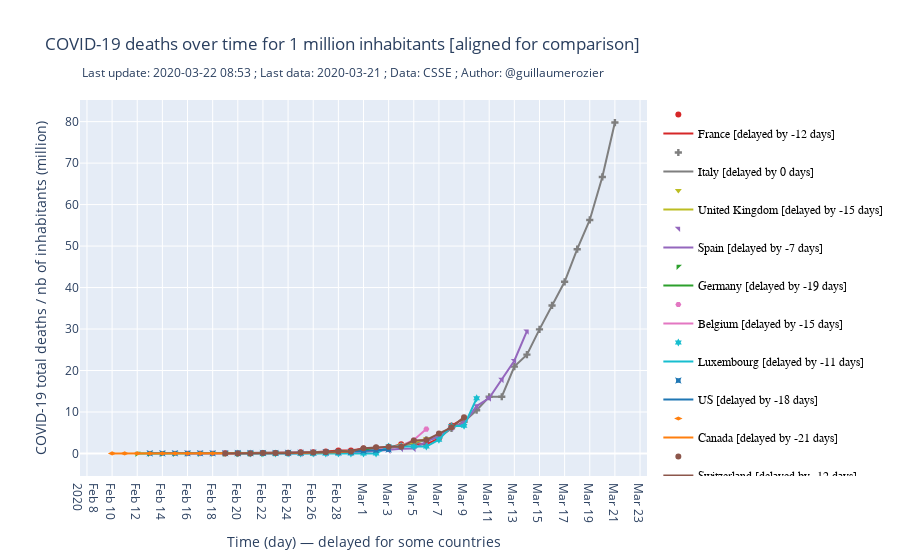

The notebook cell saved with this chart:
### Markdown cell above
### Total deaths for 1 million inhabitants [aligned]

### Code cell
import plotly.graph_objects as go
import plotly

fig = go.Figure()

last_d = 20
upset_ch = 1
i=0

for c in countries:
    
    offset = countries[c]['offset_deaths']
    offset2 = offset
    if offset==0: offset2 = 1
        
    pop = countries[c]['pop']

    fig.add_trace(go.Scatter(x = data_deaths['date'][-last_d-offset:], y=data_deaths[c][-last_d:]/pop,
                    mode='markers',
                    marker_color=colors[i],
                    legendgroup=c,
                    marker_symbol= 3*i,
                    #marker_size=6,
                    marker_line_color=colors[i],
                    #marker_line_width=2,
                    opacity=1,
                    showlegend=True,
                    name=''.format("")))
    
    fig.add_trace(go.Scatter(x = data_deaths_rolling['date'][-last_d-offset:], y=data_deaths_rolling[c][-last_d:]/pop,
                    mode='lines',
                    marker_color=colors[i],
                    legendgroup=c,
                    showlegend=True,
                    name='{} [delayed by {} days]'.format(c, -offset)))
    i+=1
    if i >= 10:
        i=0
    
fig.update_layout(
    title="COVID-19 deaths over time for 1 million inhabitants [aligned for comparison]",
    xaxis_title="Time (day) — delayed for some countries",
    yaxis_title="COVID-19 total deaths / nb of inhabitants (million)",
    annotations = [dict(xref='paper',
        yref='paper',
        x=0, y=1.1,
        showarrow=False,
        text ='Last update: {} ; Last data: {} ; Data: CSSE ; Author: @guillaumerozier'.format(today, str(data_confirmed['date'].values[-1])[:10] ))],
    legend=dict(
        #x=0,
        #y=0,
        traceorder="normal",
        font=dict(
            family="sans-serif",
            #size=5,
            color="black"
        ),
        #itemsizing=1
        #bgcolor="LightSteelBlue",
        #bordercolor="Black",
        #borderwidth=2
    )
)

fig.update_xaxes(nticks = 30)

print("> graph 5 built")
    
if upload:
    py.plot(fig, filename = 'deaths-aligned', auto_open=False)
#plotly.offline.plot(fig, filename = 'deaths_aligned.html', auto_open=False)
#py.iplot(fig, filename='covid_aligned.html')

if show:
    fig.show()

if export:  
    fig.write_image("images/deaths_per_1m_inhabitant_aligned.png", scale=5, width=1100, height=700)
    print("> graph 5 exported")
